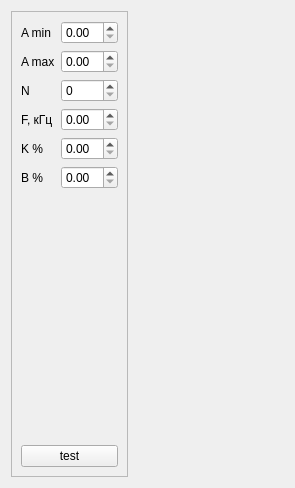
<?xml version="1.0" encoding="UTF-8"?>
<ui version="4.0">
 <class>TestBox_2</class>
 <widget class="QWidget" name="TestBox_2">
  <property name="geometry">
   <rect>
    <x>0</x>
    <y>0</y>
    <width>295</width>
    <height>488</height>
   </rect>
  </property>
  <property name="windowTitle">
   <string>Form</string>
  </property>
  <layout class="QHBoxLayout" name="horizontalLayout">
   <item>
    <widget class="QFrame" name="frame">
     <property name="sizePolicy">
      <sizepolicy hsizetype="Fixed" vsizetype="Preferred">
       <horstretch>0</horstretch>
       <verstretch>0</verstretch>
      </sizepolicy>
     </property>
     <property name="frameShape">
      <enum>QFrame::StyledPanel</enum>
     </property>
     <property name="frameShadow">
      <enum>QFrame::Raised</enum>
     </property>
     <layout class="QVBoxLayout" name="verticalLayout">
      <item>
       <layout class="QGridLayout" name="gridLayout">
        <item row="3" column="0">
         <widget class="QLabel" name="label_4">
          <property name="sizePolicy">
           <sizepolicy hsizetype="Fixed" vsizetype="Preferred">
            <horstretch>0</horstretch>
            <verstretch>0</verstretch>
           </sizepolicy>
          </property>
          <property name="text">
           <string>F, кГц</string>
          </property>
         </widget>
        </item>
        <item row="2" column="0">
         <widget class="QLabel" name="label_3">
          <property name="sizePolicy">
           <sizepolicy hsizetype="Fixed" vsizetype="Preferred">
            <horstretch>0</horstretch>
            <verstretch>0</verstretch>
           </sizepolicy>
          </property>
          <property name="text">
           <string>N</string>
          </property>
         </widget>
        </item>
        <item row="3" column="1">
         <widget class="QDoubleSpinBox" name="dsb_F"/>
        </item>
        <item row="0" column="0">
         <widget class="QLabel" name="label">
          <property name="sizePolicy">
           <sizepolicy hsizetype="Fixed" vsizetype="Preferred">
            <horstretch>0</horstretch>
            <verstretch>0</verstretch>
           </sizepolicy>
          </property>
          <property name="text">
           <string>A min</string>
          </property>
         </widget>
        </item>
        <item row="1" column="1">
         <widget class="QDoubleSpinBox" name="dsb_A_max"/>
        </item>
        <item row="0" column="1">
         <widget class="QDoubleSpinBox" name="dsb_A_min"/>
        </item>
        <item row="6" column="0">
         <widget class="QLabel" name="label_6">
          <property name="sizePolicy">
           <sizepolicy hsizetype="Fixed" vsizetype="Preferred">
            <horstretch>0</horstretch>
            <verstretch>0</verstretch>
           </sizepolicy>
          </property>
          <property name="text">
           <string>B %</string>
          </property>
         </widget>
        </item>
        <item row="4" column="0">
         <widget class="QLabel" name="label_5">
          <property name="sizePolicy">
           <sizepolicy hsizetype="Fixed" vsizetype="Preferred">
            <horstretch>0</horstretch>
            <verstretch>0</verstretch>
           </sizepolicy>
          </property>
          <property name="text">
           <string>K %</string>
          </property>
         </widget>
        </item>
        <item row="4" column="1">
         <widget class="QDoubleSpinBox" name="dsb_K"/>
        </item>
        <item row="1" column="0">
         <widget class="QLabel" name="label_2">
          <property name="sizePolicy">
           <sizepolicy hsizetype="Fixed" vsizetype="Preferred">
            <horstretch>0</horstretch>
            <verstretch>0</verstretch>
           </sizepolicy>
          </property>
          <property name="text">
           <string>A max</string>
          </property>
         </widget>
        </item>
        <item row="6" column="1">
         <widget class="QDoubleSpinBox" name="dsb_B"/>
        </item>
        <item row="2" column="1">
         <widget class="QSpinBox" name="sb_N"/>
        </item>
       </layout>
      </item>
      <item>
       <spacer name="verticalSpacer">
        <property name="orientation">
         <enum>Qt::Vertical</enum>
        </property>
        <property name="sizeHint" stdset="0">
         <size>
          <width>20</width>
          <height>210</height>
         </size>
        </property>
       </spacer>
      </item>
      <item>
       <widget class="QPushButton" name="btn_test">
        <property name="text">
         <string>test</string>
        </property>
       </widget>
      </item>
     </layout>
    </widget>
   </item>
   <item>
    <widget class="GrapherBox" name="grapher_widget" native="true"/>
   </item>
  </layout>
 </widget>
 <customwidgets>
  <customwidget>
   <class>GrapherBox</class>
   <extends>QWidget</extends>
   <header>grapherbox.hpp</header>
   <container>1</container>
  </customwidget>
 </customwidgets>
 <resources/>
 <connections/>
</ui>
